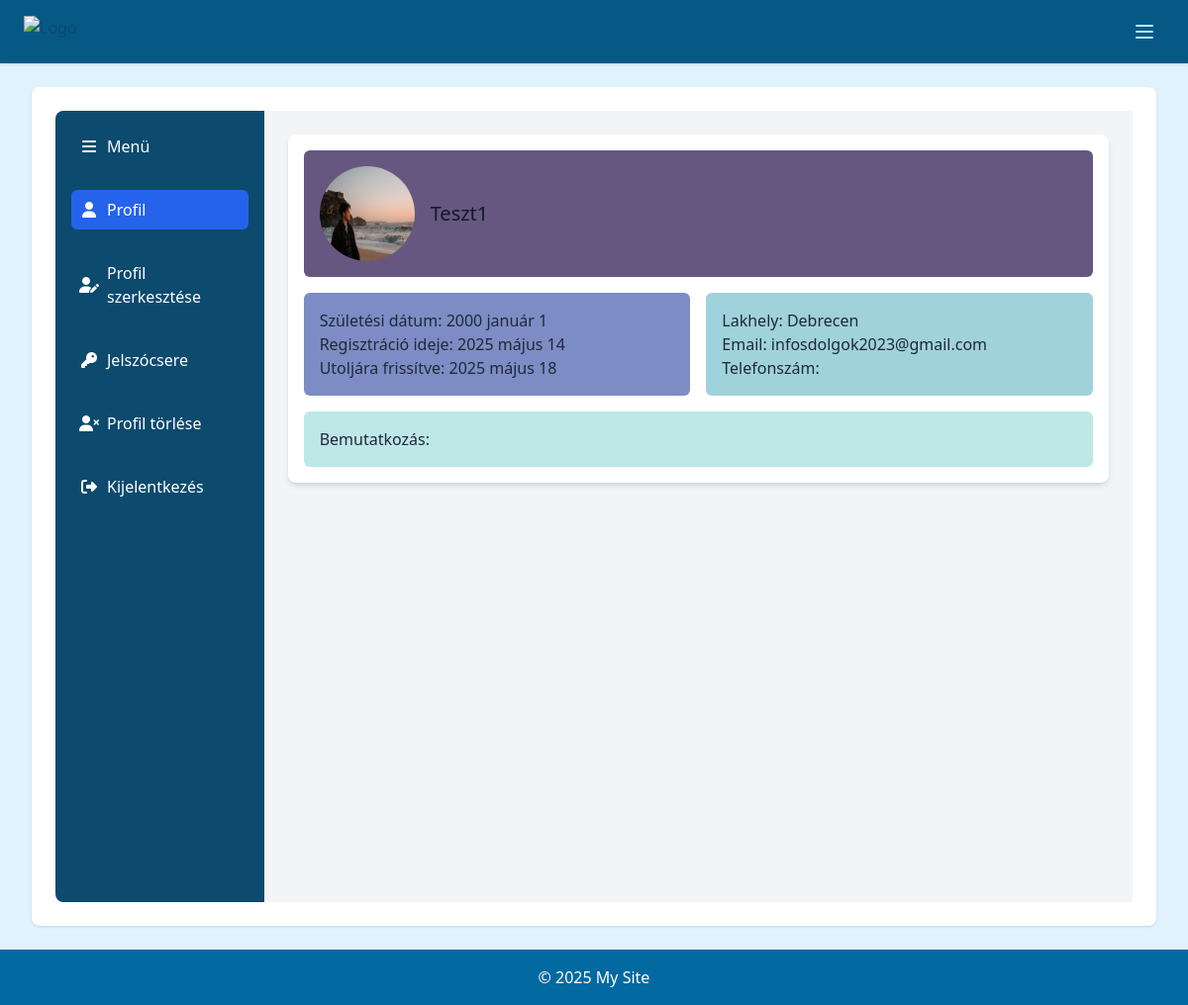
/profile/ (signed in), run on an earlier commit of the app's database.
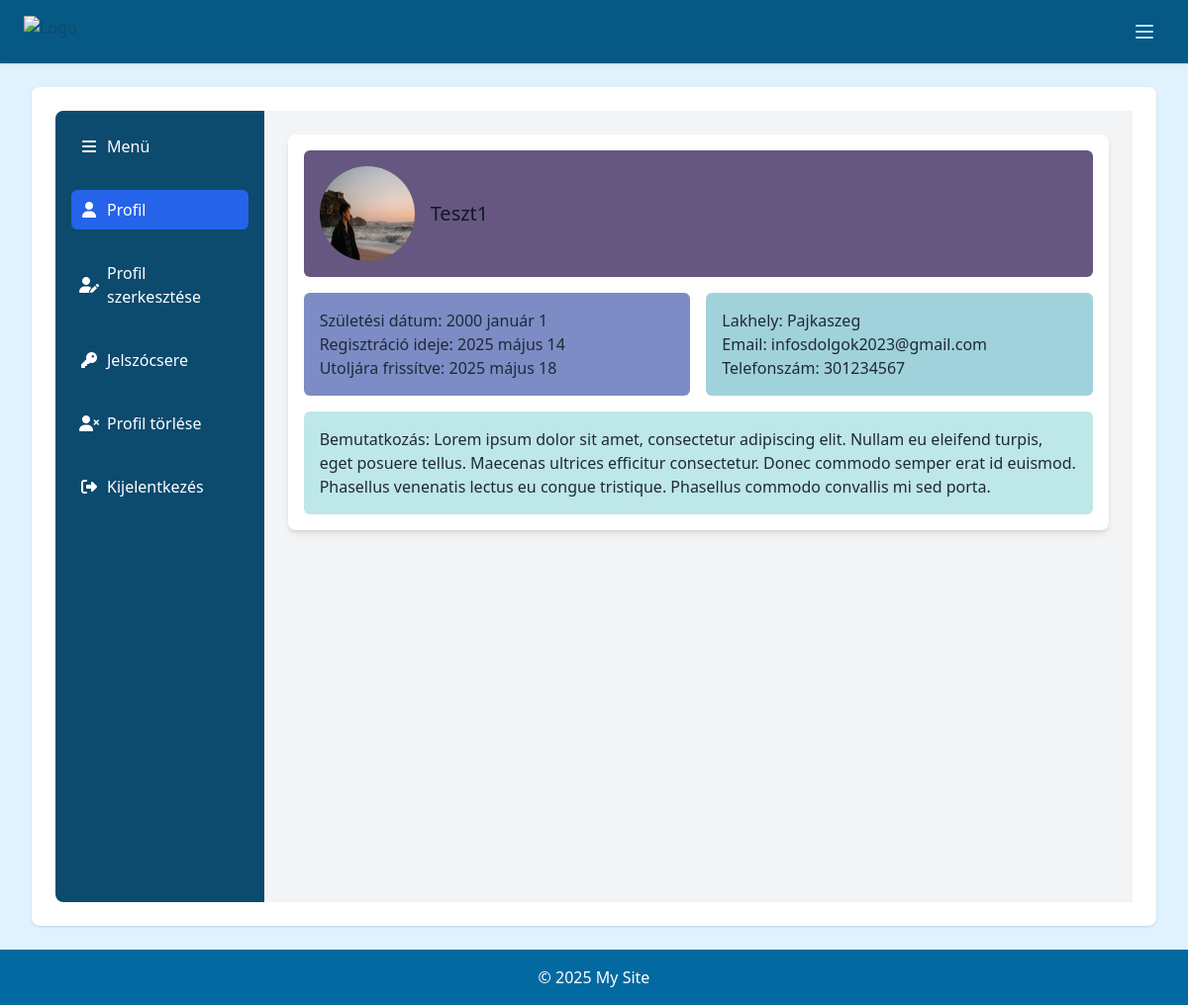
And on a later commit of the database.
### accounts/models.py (models this page shows, shortened)
class Profile(models.Model):
    user = models.OneToOneField(User, on_delete=models.CASCADE)
    bio = models.TextField(max_length=500, blank=True)
    location = models.CharField(max_length=30, blank=True)
    birth_date = models.DateField(null=True, blank=True)
    profile_picture = models.ImageField(upload_to='profile_pics/', default='profile_pics/default.jpg', blank=True, null=True)
    phone_number = models.CharField(max_length=15, blank=True)
    updated_at = models.DateTimeField(auto_now=True)  # Automatikus frissítés
    email_token = models.CharField(
        max_length=36,
        unique=True,
        default=generate_uuid_str,
        editable=False,
        null=True)
    email_token_expires = models.DateTimeField(null=True, blank=True)
    email_verified = models.BooleanField(default=False)
    pending_email = models.EmailField(blank=True, null=True)
    email_token_used = models.BooleanField(default=False)  # Új mező

### accounts/views/profile_views.py (the view)
# urls.py: path('profile/', profile, name='profile'),
@login_required
def profile(request):
    profile = get_object_or_404(Profile, user=request.user)
    return render(request, 'profile/profile.html', {'profile': profile})

### accounts/context_processors.py (called while the page is built)
def profile_context(request):
    if request.user.is_authenticated:
        profile = Profile.objects.filter(user=request.user).first()
        return {'profile': profile}
    return {}

### accounts/templates/profile/profile.html (shortened to what this page needs)
{% extends 'profile_base.html' %}
{% block profile_content %}
    <div class="profile-container mx-auto p-4 bg-white shadow-md rounded-lg">
        <div class=" grid grid-cols-1 md:grid-cols-2 gap-4">
            <div class="bg-ultraViolet p-4 rounded-md md:col-span-2 flex items-center space-x-4">
            <img src="{{ profile.profile_picture.url }}" alt="Profile Picture" class="w-24 h-24 rounded-full">
            <h2 class="text-xl">
                {% if profile.user.first_name %}
                    {{ profile.user.first_name }} {{ profile.user.last_name }}
                {% else %}
                    {{ profile.user.username }}
                {% endif %}
            </h2>
        </div>
            <div class="bg-glaucous p-4 rounded-md">
                <p class="text-gray-800">Születési dátum: {{ profile.birth_date|date:"Y F j" }}</p>
                <p class="text-gray-800">Regisztráció ideje: {{ profile.user.date_joined|date:"Y F j" }}</p>
                <p class="text-gray-800">Utoljára frissítve: {{ profile.updated_at|date:"Y F j" }}</p>
            </div>
            <div class="bg-nonphotoBlue p-4 rounded-md">
                <p class="text-gray-800">Lakhely: {{ profile.location }}</p>
                <p class="text-gray-800">Email: {{ user.email }}</p>
                <p class="text-gray-800">Telefonszám: {{ profile.phone_number }}</p>
            </div>
            <div class="bg-mintGreen p-4 rounded-md md:col-span-2">
                <p class="text-gray-800 break-words whitespace-pre-wrap">Bemutatkozás: {{ profile.bio }}</p>
            </div>
        </div>
    </div>
{% endblock %}

What changed in the data, as far as the page shows it:
changed Profile "Teszt1": location "Debrecen" → "Pajkaszeg"; phone_number (not shown) → "301234567"; bio (not shown) → "Lorem ipsum dolor sit amet, consectetur adipiscing elit. Nullam eu eleifend turpis, eget posuere tellus. Maecenas ultrices efficitur consectetur. Donec commodo semper erat id euismod. Phasellus venenatis lectus eu congue tristique. Phasellus commodo convallis mi sed porta."
